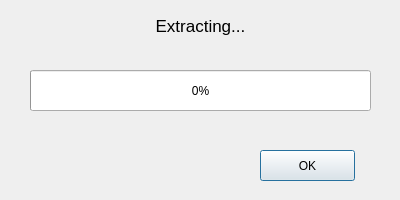
<?xml version="1.0" encoding="UTF-8"?>
<ui version="4.0">
 <class>ExtractDialog</class>
 <widget class="QDialog" name="ExtractDialog">
  <property name="geometry">
   <rect>
    <x>0</x>
    <y>0</y>
    <width>400</width>
    <height>200</height>
   </rect>
  </property>
  <property name="windowTitle">
   <string>Dialog</string>
  </property>
  <widget class="QPushButton" name="pushButton">
   <property name="geometry">
    <rect>
     <x>260</x>
     <y>150</y>
     <width>95</width>
     <height>31</height>
    </rect>
   </property>
   <property name="text">
    <string>OK</string>
   </property>
  </widget>
  <widget class="QLabel" name="label">
   <property name="geometry">
    <rect>
     <x>0</x>
     <y>10</y>
     <width>401</width>
     <height>31</height>
    </rect>
   </property>
   <property name="font">
    <font>
     <pointsize>13</pointsize>
    </font>
   </property>
   <property name="text">
    <string>Extracting...</string>
   </property>
   <property name="alignment">
    <set>Qt::AlignCenter</set>
   </property>
  </widget>
  <widget class="QProgressBar" name="progressBar">
   <property name="geometry">
    <rect>
     <x>30</x>
     <y>70</y>
     <width>341</width>
     <height>41</height>
    </rect>
   </property>
   <property name="value">
    <number>0</number>
   </property>
  </widget>
 </widget>
 <resources/>
 <connections/>
</ui>
